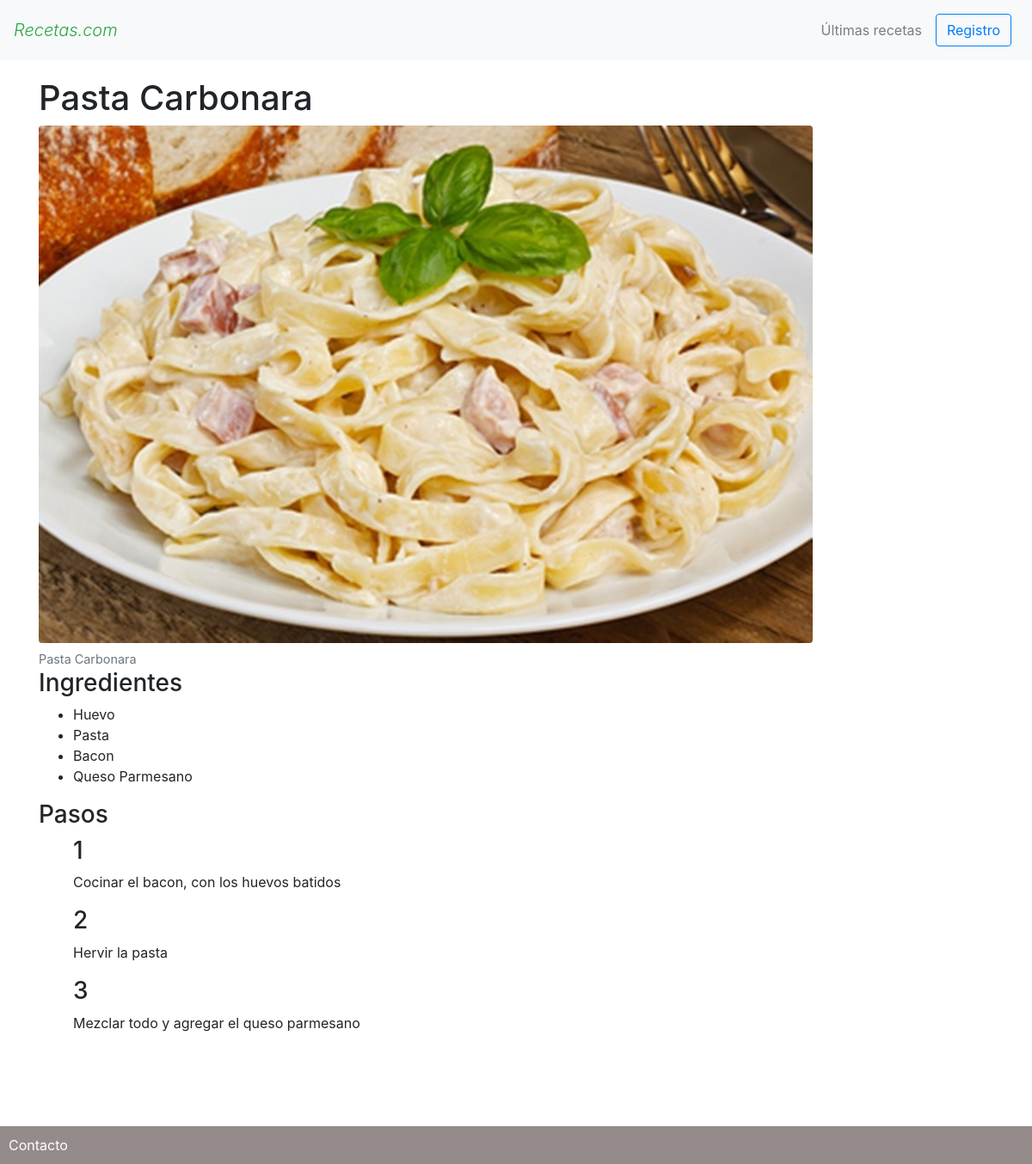
The app's page /receta/pasta-carbonara/ with its own data.
### recetasapp/models.py (models this page shows, shortened)
class Receta(models.Model):
    nombre = models.CharField(max_length=200)
    usuario = models.ForeignKey(User, null=True, blank=True, on_delete=models.SET_NULL)
    imagen = models.ImageField(null=True)
    slug = models.SlugField(null=True)
    created_at = models.DateTimeField(auto_now_add=True)
    update_at = models.DateTimeField(auto_now=True)

class Ingrediente(models.Model):
    UNIDADES = [
        ('unidades', 'Unidades'),
        ('litros', 'Litros'),
        ('cucharadas', 'Cucharadas'),
        ('gramos', 'Gramos'),
        ('kilos','Kilos'),
    ]
    nombre = models.CharField(max_length=200)
    cantidad  = models.IntegerField(default=1)
    unidad = models.CharField(max_length = 20, choices=UNIDADES, default='unidades')
    receta = models.ForeignKey(Receta, related_name ='ingredientes', on_delete=models.CASCADE)
    created_at = models.DateTimeField(auto_now_add=True)
    update_at = models.DateTimeField(auto_now=True)
    def __str__(self):
        return "{}".format(self.nombre)

class Pasos(models.Model):
    numero = models.IntegerField(default=1)
    explicacion = models.TextField()
    receta = models.ForeignKey(Receta, related_name ='pasos', on_delete=models.CASCADE)
    created_at = models.DateTimeField(auto_now_add=True)
    update_at = models.DateTimeField(auto_now=True)

### recetasapp/views/recetas_views.py (the view)
# urls.py: path('receta/<slug:slug>/', recetas_views.receta, name='receta'),
def receta(request, slug):
    receta = Receta.objects.get(slug=slug)
    contexto = {
        'receta': receta
    }
    return render(request, 'receta/receta.html', context=contexto)

### recetasapp/templates/receta/receta.html (shortened to what this page needs)
{% extends 'base.html' %}
{% block content %}
    <h1>{{ receta.nombre }}</h1>
    <figure class="figure">
        <img src="{{ receta.imagen.url }}" class="figure-img img-fluid rounded" alt="{{ receta.nombre }}">
        <figcaption class="figure-caption">{{ receta.nombre }}</figcaption>
        <h3>Ingredientes</h3>
        <ul>
            {% for ingrediente in receta.ingredientes.all %}
                <li>{{ ingrediente }}</li>
            {% endfor %}
        </ul>
        <h3>Pasos</h3>
        <ul>
            {% for paso in receta.pasos.all %}
                <h3>{{ paso.numero}}</h3>
                <p>{{ paso.explicacion }}</p>
            {% endfor %}
        </ul>
    </figure>
{% endblock %}

### recetasapp/static/recetas/css/main.css (style rules this page uses)
html { overflow-y: scroll; position: relative; min-height: 100%; padding-bottom: 100px; }

### records on screen
Receta: nombre "Pasta Carbonara", imagen (picture)
Ingrediente: nombre "Huevo"
Ingrediente: nombre "Pasta"
Ingrediente: nombre "Bacon"
Ingrediente: nombre "Queso Parmesano"
Pasos: numero "1", explicacion "Cocinar el bacon, con los huevos batidos"
Pasos: numero "2", explicacion "Hervir la pasta"
Pasos: numero "3", explicacion "Mezclar todo y agregar el queso parmesano"
